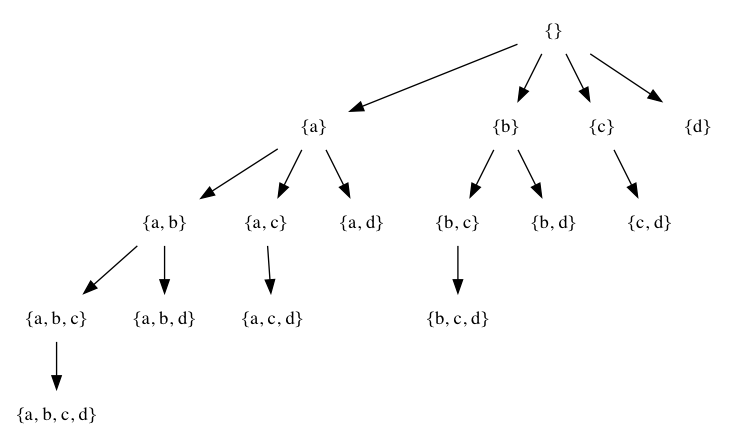

The Python source for this figure:
def set_enumeration(prefix, items):
    items_copy = items.copy()
    for i in items:
        if i in prefix: continue
        items_copy.remove(i)
        # print(sorted(prefix), sorted(prefix | set(i)))
        yield (sorted(prefix), sorted(prefix | set(i)))
        yield from set_enumeration(prefix | set(i), items_copy)

def main():
    A = ['a', 'b', 'c', 'd']
    result = 'digraph mygraph {\n  node [shape=plaintext]\n'
    for (root, branch) in set_enumeration(set(), A):
        result += '  "{{{}}}" -> "{{{}}}"'.format(', '.join(root), ', '.join(branch))
        result += '\n'
    result += '}'
    print(result)
    with open('set_enumeration.dot', 'w') as file:
        file.write(result)

main()
